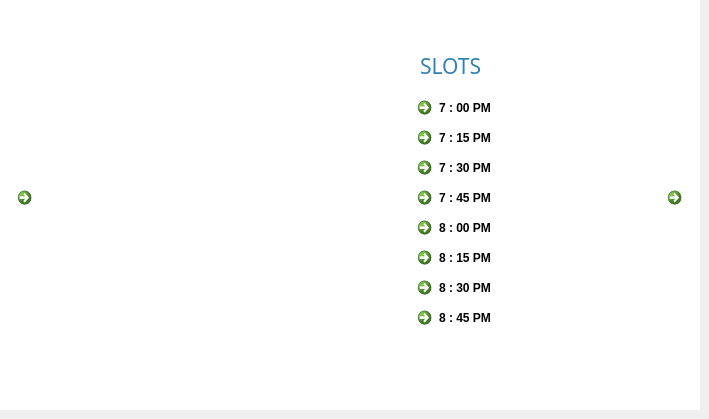
    <widget class="QWidget" name="det_2">
     <widget class="QLabel" name="img_8">
      <property name="geometry">
       <rect>
        <x>-30</x>
        <y>30</y>
        <width>490</width>
        <height>320</height>
       </rect>
      </property>
      <property name="text">
       <string/>
      </property>
      <property name="pixmap">
       <pixmap>../Resourses/img5.jpg</pixmap>
      </property>
      <property name="scaledContents">
       <bool>true</bool>
      </property>
     </widget>
     <widget class="QCommandLinkButton" name="push_4">
      <property name="geometry">
       <rect>
        <x>660</x>
        <y>180</y>
        <width>31</width>
        <height>41</height>
       </rect>
      </property>
      <property name="text">
       <string/>
      </property>
      <property name="icon">
       <iconset>
        <normaloff>../Resourses/next_icon.jpg</normaloff>../Resourses/next_icon.jpg</iconset>
      </property>
     </widget>
     <widget class="QCommandLinkButton" name="push_17">
      <property name="geometry">
       <rect>
        <x>10</x>
        <y>180</y>
        <width>31</width>
        <height>41</height>
       </rect>
      </property>
      <property name="text">
       <string/>
      </property>
      <property name="icon">
       <iconset>
        <normaloff>../Resourses/back_icon.jpg</normaloff>../Resourses/back_icon.jpg</iconset>
      </property>
     </widget>
     <widget class="QLabel" name="img_17">
      <property name="geometry">
       <rect>
        <x>0</x>
        <y>0</y>
        <width>700</width>
        <height>410</height>
       </rect>
      </property>
      <property name="styleSheet">
       <string notr="true">background-color: rgb(255, 255, 255);</string>
      </property>
      <property name="text">
       <string/>
      </property>
     </widget>
     <widget class="QCommandLinkButton" name="sl_9">
      <property name="geometry">
       <rect>
        <x>410</x>
        <y>90</y>
        <width>168</width>
        <height>41</height>
       </rect>
      </property>
      <property name="text">
       <string>7 : 00 PM</string>
      </property>
     </widget>
     <widget class="QLabel" name="text_22">
      <property name="geometry">
       <rect>
        <x>420</x>
        <y>30</y>
        <width>141</width>
        <height>71</height>
       </rect>
      </property>
      <property name="font">
       <font>
        <family>Arial Rounded MT Bold</family>
        <pointsize>16</pointsize>
        <bold>false</bold>
       </font>
      </property>
      <property name="focusPolicy">
       <enum>Qt::NoFocus</enum>
      </property>
      <property name="acceptDrops">
       <bool>false</bool>
      </property>
      <property name="autoFillBackground">
       <bool>false</bool>
      </property>
      <property name="styleSheet">
       <string notr="true">color: rgb(48, 129, 178);
</string>
      </property>
      <property name="text">
       <string>SLOTS</string>
      </property>
      <property name="textFormat">
       <enum>Qt::AutoText</enum>
      </property>
      <property name="scaledContents">
       <bool>false</bool>
      </property>
     </widget>
     <widget class="QCommandLinkButton" name="sl_10">
      <property name="geometry">
       <rect>
        <x>410</x>
        <y>180</y>
        <width>168</width>
        <height>41</height>
       </rect>
      </property>
      <property name="text">
       <string>7 : 45 PM</string>
      </property>
     </widget>
     <widget class="QCommandLinkButton" name="sl_11">
      <property name="geometry">
       <rect>
        <x>410</x>
        <y>300</y>
        <width>168</width>
        <height>41</height>
       </rect>
      </property>
      <property name="text">
       <string>8 : 45 PM</string>
      </property>
     </widget>
     <widget class="QCommandLinkButton" name="sl_12">
      <property name="geometry">
       <rect>
        <x>410</x>
        <y>150</y>
        <width>168</width>
        <height>41</height>
       </rect>
      </property>
      <property name="text">
       <string>7 : 30 PM</string>
      </property>
     </widget>
     <widget class="QCommandLinkButton" name="sl_13">
      <property name="geometry">
       <rect>
        <x>410</x>
        <y>210</y>
        <width>168</width>
        <height>41</height>
       </rect>
      </property>
      <property name="text">
       <string>8 : 00 PM</string>
      </property>
     </widget>
     <widget class="QCommandLinkButton" name="sl_14">
      <property name="geometry">
       <rect>
        <x>410</x>
        <y>120</y>
        <width>168</width>
        <height>41</height>
       </rect>
      </property>
      <property name="text">
       <string>7 : 15 PM</string>
      </property>
     </widget>
     <widget class="QCommandLinkButton" name="sl_15">
      <property name="geometry">
       <rect>
        <x>410</x>
        <y>240</y>
        <width>168</width>
        <height>41</height>
       </rect>
      </property>
      <property name="text">
       <string>8 : 15 PM</string>
      </property>
     </widget>
     <widget class="QCommandLinkButton" name="sl_16">
      <property name="geometry">
       <rect>
        <x>410</x>
        <y>270</y>
        <width>168</width>
        <height>41</height>
       </rect>
      </property>
      <property name="text">
       <string>8 : 30 PM</string>
      </property>
     </widget>
     <zorder>img_17</zorder>
     <zorder>img_8</zorder>
     <zorder>push_4</zorder>
     <zorder>push_17</zorder>
     <zorder>sl_9</zorder>
     <zorder>text_22</zorder>
     <zorder>sl_10</zorder>
     <zorder>sl_11</zorder>
     <zorder>sl_12</zorder>
     <zorder>sl_13</zorder>
     <zorder>sl_14</zorder>
     <zorder>sl_15</zorder>
     <zorder>sl_16</zorder>
    </widget>
